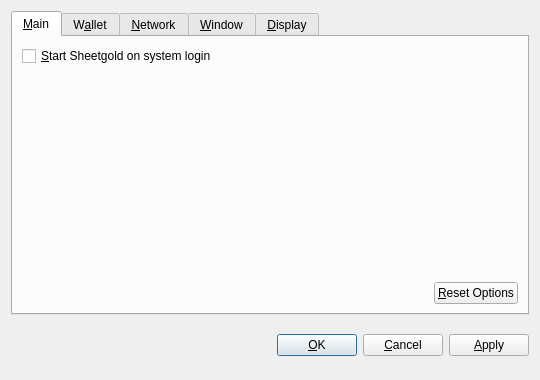
<?xml version="1.0" encoding="UTF-8"?>
<ui version="4.0">
 <class>OptionsDialog</class>
 <widget class="QDialog" name="OptionsDialog">
  <property name="geometry">
   <rect>
    <x>0</x>
    <y>0</y>
    <width>540</width>
    <height>380</height>
   </rect>
  </property>
  <property name="windowTitle">
   <string>Options</string>
  </property>
  <property name="modal">
   <bool>true</bool>
  </property>
  <layout class="QVBoxLayout" name="verticalLayout">
   <item>
    <widget class="QTabWidget" name="tabWidget">
     <property name="tabPosition">
      <enum>QTabWidget::North</enum>
     </property>
     <property name="currentIndex">
      <number>0</number>
     </property>
     <widget class="QWidget" name="tabMain">
      <attribute name="title">
       <string>&amp;Main</string>
      </attribute>
      <layout class="QVBoxLayout" name="verticalLayout_Main">
       <item>
        <widget class="QCheckBox" name="bitcoinAtStartup">
         <property name="toolTip">
          <string>Automatically start Sheetgold after logging in to the system.</string>
         </property>
         <property name="text">
          <string>&amp;Start Sheetgold on system login</string>
         </property>
        </widget>
       </item>
       <item>
        <spacer name="verticalSpacer_Main">
         <property name="orientation">
          <enum>Qt::Vertical</enum>
         </property>
         <property name="sizeHint" stdset="0">
          <size>
           <width>20</width>
           <height>40</height>
          </size>
         </property>
        </spacer>
       </item>
       <item>
        <layout class="QHBoxLayout" name="horizontalLayout_2_Main">
         <item>
          <spacer name="horizontalSpacer_2_Main">
           <property name="orientation">
            <enum>Qt::Horizontal</enum>
           </property>
           <property name="sizeHint" stdset="0">
            <size>
             <width>40</width>
             <height>20</height>
            </size>
           </property>
          </spacer>
         </item>
         <item>
          <widget class="QPushButton" name="resetButton">
           <property name="toolTip">
            <string>Reset all client options to default.</string>
           </property>
           <property name="text">
            <string>&amp;Reset Options</string>
           </property>
           <property name="autoDefault">
            <bool>false</bool>
           </property>
          </widget>
         </item>
        </layout>
       </item>
      </layout>
     </widget>
     <widget class="QWidget" name="tabWallet">
      <attribute name="title">
       <string>W&amp;allet</string>
      </attribute>
      <layout class="QVBoxLayout" name="verticalLayout_Network">
       <item>
        <widget class="QLabel" name="transactionFeeInfoLabel">
         <property name="text">
          <string>Optional transaction fee per kB that helps make sure your transactions are processed quickly. Most transactions are 1 kB.</string>
         </property>
         <property name="textFormat">
          <enum>Qt::PlainText</enum>
         </property>
         <property name="wordWrap">
          <bool>true</bool>
         </property>
        </widget>
       </item>
       <item>
        <layout class="QHBoxLayout" name="horizontalLayout_1_Main">
         <item>
          <widget class="QLabel" name="transactionFeeLabel">
           <property name="text">
            <string>Pay transaction &amp;fee</string>
           </property>
           <property name="textFormat">
            <enum>Qt::PlainText</enum>
           </property>
           <property name="buddy">
            <cstring>transactionFee</cstring>
           </property>
          </widget>
         </item>
         <item>
          <widget class="BitcoinAmountField" name="transactionFee"/>
         </item>
         <item>
          <spacer name="horizontalSpacer_1_Main">
           <property name="orientation">
            <enum>Qt::Horizontal</enum>
           </property>
           <property name="sizeHint" stdset="0">
            <size>
             <width>40</width>
             <height>20</height>
            </size>
           </property>
          </spacer>
         </item>
        </layout>
       </item>
       <item>
        <widget class="QLabel" name="label">
         <property name="text">
          <string>If you disable the spending of unconfirmed change, the change from a transaction cannot be used until that transaction has at least one confirmation. This also affects how your balance is computed.</string>
         </property>
         <property name="wordWrap">
          <bool>true</bool>
         </property>
        </widget>
       </item>
       <item>
        <widget class="QCheckBox" name="spendZeroConfChange">
         <property name="text">
          <string>Spend unconfirmed change  (experts only)</string>
         </property>
        </widget>
       </item>
       <item>
        <spacer name="verticalSpacer">
         <property name="orientation">
          <enum>Qt::Vertical</enum>
         </property>
         <property name="sizeHint" stdset="0">
          <size>
           <width>20</width>
           <height>40</height>
          </size>
         </property>
        </spacer>
       </item>
      </layout>
     </widget>
     <widget class="QWidget" name="tabNetwork">
      <attribute name="title">
       <string>&amp;Network</string>
      </attribute>
      <layout class="QVBoxLayout" name="verticalLayout_Network">
       <item>
        <widget class="QCheckBox" name="mapPortUpnp">
         <property name="toolTip">
          <string>Automatically open the Sheetgold client port on the router. This only works when your router supports UPnP and it is enabled.</string>
         </property>
         <property name="text">
          <string>Map port using &amp;UPnP</string>
         </property>
        </widget>
       </item>
       <item>
        <widget class="QCheckBox" name="connectSocks">
         <property name="toolTip">
          <string>Connect to the Sheetgold network through a SOCKS proxy (e.g. when connecting through Tor).</string>
         </property>
         <property name="text">
          <string>&amp;Connect through SOCKS proxy:</string>
         </property>
        </widget>
       </item>
       <item>
        <layout class="QHBoxLayout" name="horizontalLayout_Network">
         <item>
          <widget class="QLabel" name="proxyIpLabel">
           <property name="text">
            <string>Proxy &amp;IP:</string>
           </property>
           <property name="textFormat">
            <enum>Qt::PlainText</enum>
           </property>
           <property name="buddy">
            <cstring>proxyIp</cstring>
           </property>
          </widget>
         </item>
         <item>
          <widget class="QValidatedLineEdit" name="proxyIp">
           <property name="maximumSize">
            <size>
             <width>140</width>
             <height>16777215</height>
            </size>
           </property>
           <property name="toolTip">
            <string>IP address of the proxy (e.g. 127.0.0.1)</string>
           </property>
          </widget>
         </item>
         <item>
          <widget class="QLabel" name="proxyPortLabel">
           <property name="text">
            <string>&amp;Port:</string>
           </property>
           <property name="textFormat">
            <enum>Qt::PlainText</enum>
           </property>
           <property name="buddy">
            <cstring>proxyPort</cstring>
           </property>
          </widget>
         </item>
         <item>
          <widget class="QLineEdit" name="proxyPort">
           <property name="maximumSize">
            <size>
             <width>55</width>
             <height>16777215</height>
            </size>
           </property>
           <property name="toolTip">
            <string>Port of the proxy (e.g. 9050)</string>
           </property>
          </widget>
         </item>
         <item>
          <widget class="QLabel" name="socksVersionLabel">
           <property name="text">
            <string>SOCKS &amp;Version:</string>
           </property>
           <property name="textFormat">
            <enum>Qt::PlainText</enum>
           </property>
           <property name="buddy">
            <cstring>socksVersion</cstring>
           </property>
          </widget>
         </item>
         <item>
          <widget class="QValueComboBox" name="socksVersion">
           <property name="toolTip">
            <string>SOCKS version of the proxy (e.g. 5)</string>
           </property>
          </widget>
         </item>
         <item>
          <spacer name="horizontalSpacer_Network">
           <property name="orientation">
            <enum>Qt::Horizontal</enum>
           </property>
           <property name="sizeHint" stdset="0">
            <size>
             <width>40</width>
             <height>20</height>
            </size>
           </property>
          </spacer>
         </item>
        </layout>
       </item>
       <item>
        <spacer name="verticalSpacer_Network">
         <property name="orientation">
          <enum>Qt::Vertical</enum>
         </property>
         <property name="sizeHint" stdset="0">
          <size>
           <width>20</width>
           <height>40</height>
          </size>
         </property>
        </spacer>
       </item>
      </layout>
     </widget>
     <widget class="QWidget" name="tabWindow">
      <attribute name="title">
       <string>&amp;Window</string>
      </attribute>
      <layout class="QVBoxLayout" name="verticalLayout_Window">
       <item>
        <widget class="QCheckBox" name="minimizeToTray">
         <property name="toolTip">
          <string>Show only a tray icon after minimizing the window.</string>
         </property>
         <property name="text">
          <string>&amp;Minimize to the tray instead of the taskbar</string>
         </property>
        </widget>
       </item>
       <item>
        <widget class="QCheckBox" name="minimizeOnClose">
         <property name="toolTip">
          <string>Minimize instead of exit the application when the window is closed. When this option is enabled, the application will be closed only after selecting Quit in the menu.</string>
         </property>
         <property name="text">
          <string>M&amp;inimize on close</string>
         </property>
        </widget>
       </item>
       <item>
        <spacer name="verticalSpacer_Window">
         <property name="orientation">
          <enum>Qt::Vertical</enum>
         </property>
         <property name="sizeHint" stdset="0">
          <size>
           <width>20</width>
           <height>40</height>
          </size>
         </property>
        </spacer>
       </item>
      </layout>
     </widget>
     <widget class="QWidget" name="tabDisplay">
      <attribute name="title">
       <string>&amp;Display</string>
      </attribute>
      <layout class="QVBoxLayout" name="verticalLayout_Display">
       <item>
        <layout class="QHBoxLayout" name="horizontalLayout_1_Display">
         <item>
          <widget class="QLabel" name="langLabel">
           <property name="text">
            <string>User Interface &amp;language:</string>
           </property>
           <property name="textFormat">
            <enum>Qt::PlainText</enum>
           </property>
           <property name="buddy">
            <cstring>lang</cstring>
           </property>
          </widget>
         </item>
         <item>
          <widget class="QValueComboBox" name="lang">
           <property name="toolTip">
            <string>The user interface language can be set here. This setting will take effect after restarting Sheetgold.</string>
           </property>
          </widget>
         </item>
        </layout>
       </item>
       <item>
        <layout class="QHBoxLayout" name="horizontalLayout_2_Display">
         <item>
          <widget class="QLabel" name="unitLabel">
           <property name="text">
            <string>&amp;Unit to show amounts in:</string>
           </property>
           <property name="textFormat">
            <enum>Qt::PlainText</enum>
           </property>
           <property name="buddy">
            <cstring>unit</cstring>
           </property>
          </widget>
         </item>
         <item>
          <widget class="QValueComboBox" name="unit">
           <property name="toolTip">
            <string>Choose the default subdivision unit to show in the interface and when sending coins.</string>
           </property>
          </widget>
         </item>
        </layout>
       </item>
       <item>
        <widget class="QCheckBox" name="displayAddresses">
         <property name="toolTip">
          <string>Whether to show Sheetgold addresses in the transaction list or not.</string>
         </property>
         <property name="text">
          <string>&amp;Display addresses in transaction list</string>
         </property>
        </widget>
       </item>
       <item>
        <widget class="QCheckBox" name="coinControlFeatures">
         <property name="toolTip">
          <string>Whether to show coin control features or not.</string>
         </property>
         <property name="text">
          <string>Display coin &amp;control features (experts only!)</string>
         </property>
        </widget>
       </item>
       <item>
        <spacer name="verticalSpacer_Display">
         <property name="orientation">
          <enum>Qt::Vertical</enum>
         </property>
         <property name="sizeHint" stdset="0">
          <size>
           <width>20</width>
           <height>40</height>
          </size>
         </property>
        </spacer>
       </item>
      </layout>
     </widget>
    </widget>
   </item>
   <item>
    <layout class="QHBoxLayout" name="horizontalLayout_Buttons">
     <item>
      <spacer name="horizontalSpacer_1">
       <property name="orientation">
        <enum>Qt::Horizontal</enum>
       </property>
       <property name="sizeHint" stdset="0">
        <size>
         <width>40</width>
         <height>48</height>
        </size>
       </property>
      </spacer>
     </item>
     <item>
      <widget class="QLabel" name="statusLabel">
       <property name="font">
        <font>
         <weight>75</weight>
         <bold>true</bold>
        </font>
       </property>
       <property name="text">
        <string/>
       </property>
       <property name="textFormat">
        <enum>Qt::PlainText</enum>
       </property>
       <property name="wordWrap">
        <bool>true</bool>
       </property>
      </widget>
     </item>
     <item>
      <spacer name="horizontalSpacer_2">
       <property name="orientation">
        <enum>Qt::Horizontal</enum>
       </property>
       <property name="sizeHint" stdset="0">
        <size>
         <width>40</width>
         <height>48</height>
        </size>
       </property>
      </spacer>
     </item>
     <item>
      <widget class="QPushButton" name="okButton">
       <property name="text">
        <string>&amp;OK</string>
       </property>
      </widget>
     </item>
     <item>
      <widget class="QPushButton" name="cancelButton">
       <property name="text">
        <string>&amp;Cancel</string>
       </property>
       <property name="autoDefault">
        <bool>false</bool>
       </property>
      </widget>
     </item>
     <item>
      <widget class="QPushButton" name="applyButton">
       <property name="text">
        <string>&amp;Apply</string>
       </property>
       <property name="autoDefault">
        <bool>false</bool>
       </property>
      </widget>
     </item>
    </layout>
   </item>
  </layout>
 </widget>
 <customwidgets>
  <customwidget>
   <class>BitcoinAmountField</class>
   <extends>QSpinBox</extends>
   <header>bitcoinamountfield.h</header>
  </customwidget>
  <customwidget>
   <class>QValueComboBox</class>
   <extends>QComboBox</extends>
   <header>qvaluecombobox.h</header>
  </customwidget>
  <customwidget>
   <class>QValidatedLineEdit</class>
   <extends>QLineEdit</extends>
   <header>qvalidatedlineedit.h</header>
  </customwidget>
 </customwidgets>
 <resources/>
 <connections/>
</ui>
